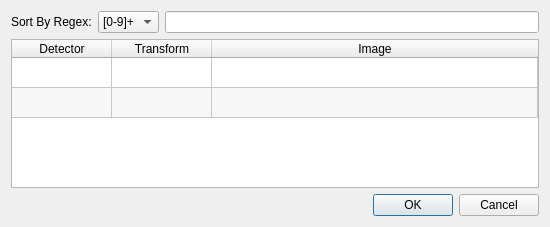
<?xml version="1.0" encoding="UTF-8"?>
<ui version="4.0">
 <class>load_iamges_dialog</class>
 <widget class="QDialog" name="load_iamges_dialog">
  <property name="geometry">
   <rect>
    <x>0</x>
    <y>0</y>
    <width>550</width>
    <height>227</height>
   </rect>
  </property>
  <layout class="QVBoxLayout" name="verticalLayout_2">
   <item>
    <layout class="QHBoxLayout" name="horizontalLayout">
     <item>
      <widget class="QLabel" name="label">
       <property name="text">
        <string>Sort By Regex:</string>
       </property>
      </widget>
     </item>
     <item>
      <widget class="QComboBox" name="regex_combo">
       <item>
        <property name="text">
         <string>[0-9]+</string>
        </property>
       </item>
       <item>
        <property name="text">
         <string>.*</string>
        </property>
       </item>
      </widget>
     </item>
     <item>
      <widget class="QLineEdit" name="regex_line_edit"/>
     </item>
    </layout>
   </item>
   <item>
    <widget class="QTableWidget" name="match_detectors_table">
     <property name="sizeAdjustPolicy">
      <enum>QAbstractScrollArea::AdjustToContents</enum>
     </property>
     <property name="alternatingRowColors">
      <bool>true</bool>
     </property>
     <property name="sortingEnabled">
      <bool>false</bool>
     </property>
     <property name="cornerButtonEnabled">
      <bool>true</bool>
     </property>
     <property name="rowCount">
      <number>2</number>
     </property>
     <attribute name="horizontalHeaderCascadingSectionResizes">
      <bool>false</bool>
     </attribute>
     <attribute name="horizontalHeaderMinimumSectionSize">
      <number>100</number>
     </attribute>
     <attribute name="horizontalHeaderDefaultSectionSize">
      <number>100</number>
     </attribute>
     <attribute name="horizontalHeaderShowSortIndicator" stdset="0">
      <bool>false</bool>
     </attribute>
     <attribute name="horizontalHeaderStretchLastSection">
      <bool>true</bool>
     </attribute>
     <attribute name="verticalHeaderVisible">
      <bool>false</bool>
     </attribute>
     <attribute name="verticalHeaderShowSortIndicator" stdset="0">
      <bool>false</bool>
     </attribute>
     <attribute name="verticalHeaderStretchLastSection">
      <bool>false</bool>
     </attribute>
     <row/>
     <row/>
     <column>
      <property name="text">
       <string>Detector</string>
      </property>
     </column>
     <column>
      <property name="text">
       <string>Transform</string>
      </property>
     </column>
     <column>
      <property name="text">
       <string>Image</string>
      </property>
     </column>
    </widget>
   </item>
   <item>
    <widget class="QDialogButtonBox" name="button_box">
     <property name="standardButtons">
      <set>QDialogButtonBox::Cancel|QDialogButtonBox::Ok</set>
     </property>
    </widget>
   </item>
  </layout>
 </widget>
 <resources/>
 <connections>
  <connection>
   <sender>button_box</sender>
   <signal>accepted()</signal>
   <receiver>load_iamges_dialog</receiver>
   <slot>accept()</slot>
   <hints>
    <hint type="sourcelabel">
     <x>217</x>
     <y>205</y>
    </hint>
    <hint type="destinationlabel">
     <x>217</x>
     <y>113</y>
    </hint>
   </hints>
  </connection>
  <connection>
   <sender>button_box</sender>
   <signal>rejected()</signal>
   <receiver>load_iamges_dialog</receiver>
   <slot>reject()</slot>
   <hints>
    <hint type="sourcelabel">
     <x>217</x>
     <y>205</y>
    </hint>
    <hint type="destinationlabel">
     <x>217</x>
     <y>113</y>
    </hint>
   </hints>
  </connection>
 </connections>
</ui>
